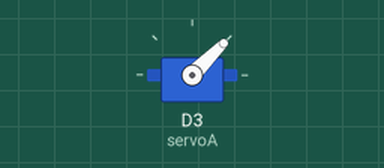
This sketch was run on a simulated ESP8266 (NodeMCU). Shown: servo.

Above: at 0.05 s.
At 4.5 s:
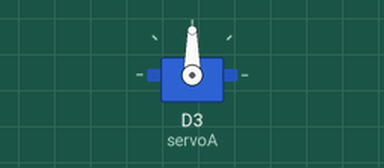
At 9.0 s:
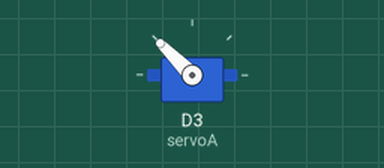
Timing chart, 0 to 11.7 s (numbered marks = the images above):
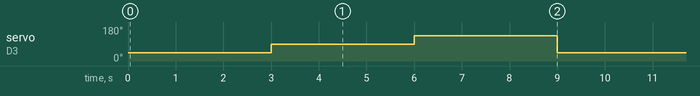

The sketch:

An_attempt_to_rotate_360_degree.ino
```cpp
#include<Servo.h>

Servo servoA ;

void setup() {
 servoA.attach(D3, 500, 2400);

 //servoA.write(0);
// delay(1000);
// servoA.write(180);
// delay(1000);

}

void loop() {
 servoA.write(45); // rotate the motor counterclockwise

  delay(3000); // keep rotating for 5 seconds (5000 milliseconds)

  servoA.write(90); // stop the motor

  delay(3000); // stay stopped

  servoA.write(135); // rotate the motor clockwise

  delay(3000); // keep rotating :D

}
```

Measured:
- by itself, servo on D3 (servoA): repeats every 9.0 s: 135° 3.0 s, 45° 3.0 s, 90° 3.0 s
